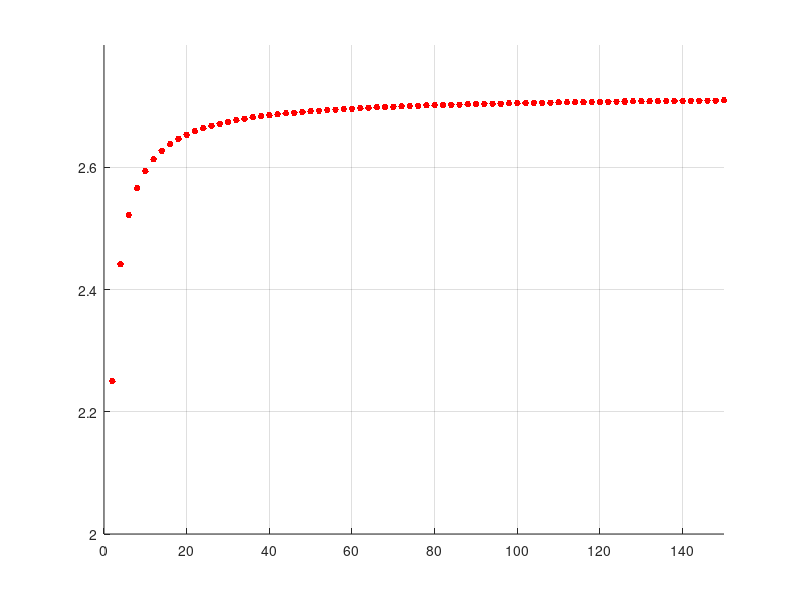

Here is the MATLAB script that generated this plot:
clear;
clf;
hold on
axis([0,150,2,2.8]);
grid 
for n=2:2:150
    an=(1+1/n)^n;
    plot(n,an,'r.','markersize',15);
    pause(0.1);
    fprintf('n=%d an=%.4f\n',n,an);
end
